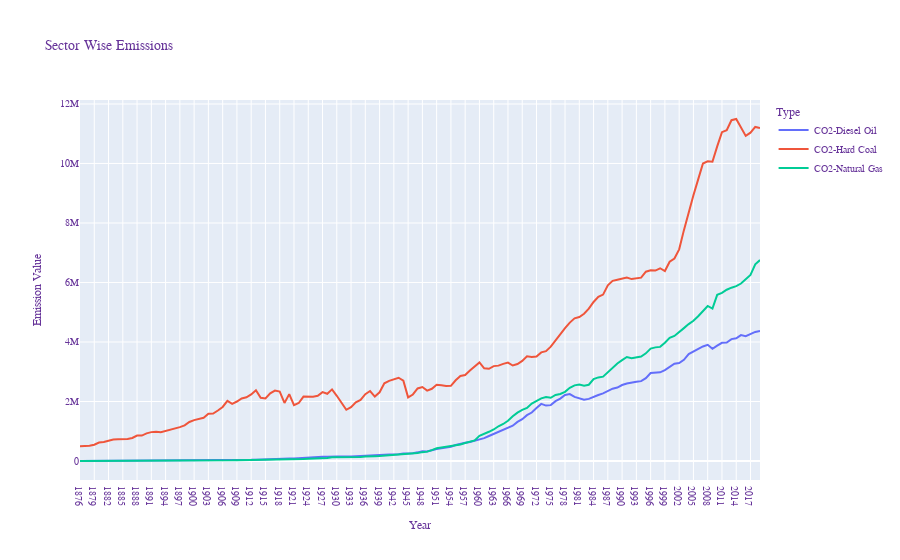

Write notebook code for a chart like this one.
### Code cell
fig_sectors_v2 = go.Figure()

fig_sectors_v2.add_trace(
            go.Scatter(x = df_diesel_oil["Year"].to_list() ,y = df_diesel_oil["Value"].to_list(),name="CO2-Diesel Oil")
            )
fig_sectors_v2.add_trace(
            go.Scatter(x = df_hard_coal["Year"].to_list() ,y = df_hard_coal["Value"].to_list(),name="CO2-Hard Coal")
            )
fig_sectors_v2.add_trace(
            go.Scatter(x = df_natural_gas["Year"].to_list() ,y = df_natural_gas["Value"].to_list(),name="CO2-Natural Gas")
            )
fig_sectors_v2.update_layout(title="Sector Wise Emissions",xaxis_title="Year",yaxis_title="Emission Value",legend_title="Type",font=dict(family="Courier New, monospace",size=10,color="RebeccaPurple"))

### Figure 1 — Plotly figure (JSON) as saved in the notebook; plotly's stock layout.template omitted (floating-point values rounded to 4 significant figures; data arrays with more than 128 entries replaced by an {"elided": "..."} marker saying what was removed)
{"data": [{"name": "CO2-Diesel Oil", "type": "scatter", "x": {"elided": "144 str values"}, "y": {"elided": "144 float values"}}, {"name": "CO2-Hard Coal", "type": "scatter", "x": {"elided": "144 str values"}, "y": {"elided": "144 float values"}}, {"name": "CO2-Natural Gas", "type": "scatter", "x": {"elided": "144 str values"}, "y": {"elided": "144 float values"}}], "layout": {"font": {"color": "RebeccaPurple", "family": "Courier New, monospace", "size": 10}, "legend": {"title": {"text": "Type"}}, "title": {"text": "Sector Wise Emissions"}, "xaxis": {"title": {"text": "Year"}}, "yaxis": {"title": {"text": "Emission Value"}}}}
